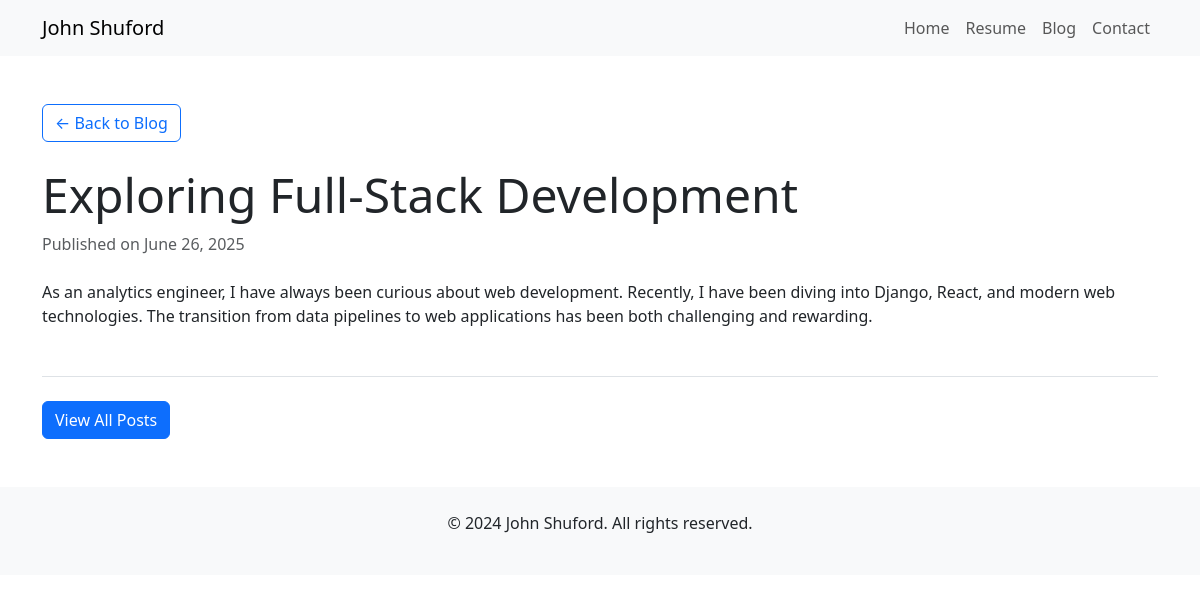
The app's page /blog/exploring-full-stack-development/ with its own data.
### core/models.py (models this page shows, shortened)
class Post(models.Model):
    title = models.CharField(max_length=200)
    slug = models.SlugField(unique=True)
    content = models.TextField()
    created_at = models.DateTimeField(auto_now_add=True)
    updated_at = models.DateTimeField(auto_now=True)
    class Meta:
        ordering = ['-created_at']

### core/views.py (the view)
# urls.py: path('blog/<slug:slug>/', views.blog_detail, name='blog_detail'),
def blog_detail(request, slug):
    post = get_object_or_404(Post, slug=slug)
    return render(request, 'core/blog_detail.html', {'post': post})

### core/templates/core/blog_detail.html (shortened to what this page needs)
{% extends 'core/base.html' %}
{% block content %}
<div class="mb-4">
    <a href="{% url 'blog' %}" class="btn btn-outline-primary">&larr; Back to Blog</a>
</div>
<article>
    <header class="mb-4">
        <h1 class="display-5">{{ post.title }}</h1>
        <p class="text-muted">Published on {{ post.created_at|date:"F d, Y" }}</p>
    </header>
    <div class="blog-content">
        {{ post.content|linebreaks }}
    </div>
</article>
<div class="mt-5 pt-4 border-top">
    <a href="{% url 'blog' %}" class="btn btn-primary">View All Posts</a>
</div>
{% endblock %}

### core/static/core/css/style.css (style rules this page uses)
body { font-family: 'Segoe UI', Tahoma, Geneva, Verdana, sans-serif; line-height: 1.6; color: #333; }

### records on screen
Post: title "Exploring Full-Stack Development", created_at "June 26, 2025", content "As an analytics engineer, I have always been curious about web development. Recently, I have been diving into Django, React, and modern web technologies. The transition from data pipelines to web applications has been both challenging and rewarding."
